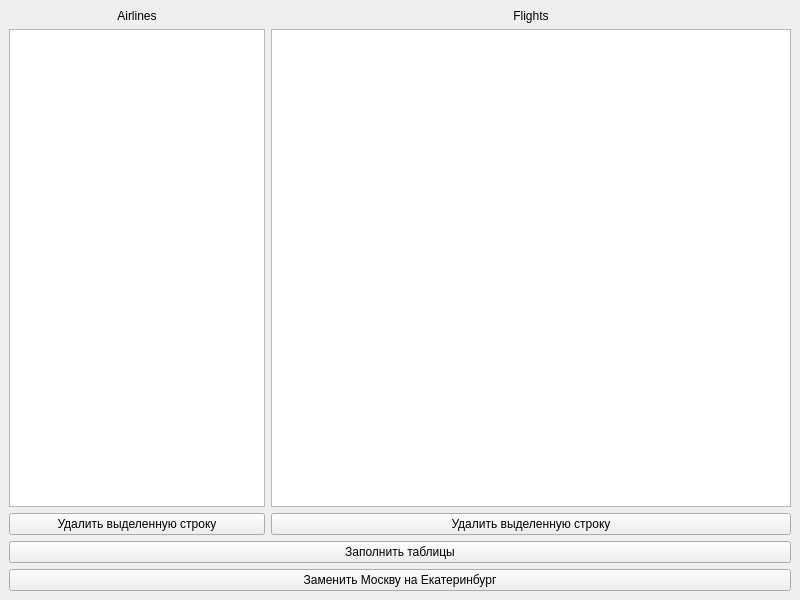
<?xml version="1.0" encoding="UTF-8"?>
<ui version="4.0">
 <class>MainWindow</class>
 <widget class="QMainWindow" name="MainWindow">
  <property name="geometry">
   <rect>
    <x>0</x>
    <y>0</y>
    <width>800</width>
    <height>600</height>
   </rect>
  </property>
  <property name="windowTitle">
   <string>MainWindow</string>
  </property>
  <widget class="QWidget" name="centralwidget">
   <layout class="QVBoxLayout" name="verticalLayout_3">
    <item>
     <layout class="QHBoxLayout" name="horizontalLayout_2">
      <item>
       <layout class="QVBoxLayout" name="verticalLayout_2">
        <item>
         <widget class="QLabel" name="label">
          <property name="text">
           <string>Airlines</string>
          </property>
          <property name="alignment">
           <set>Qt::AlignmentFlag::AlignCenter</set>
          </property>
         </widget>
        </item>
        <item>
         <widget class="QTableWidget" name="tableWidget_airlines">
          <property name="sizePolicy">
           <sizepolicy hsizetype="Fixed" vsizetype="Expanding">
            <horstretch>0</horstretch>
            <verstretch>0</verstretch>
           </sizepolicy>
          </property>
          <property name="editTriggers">
           <set>QAbstractItemView::EditTrigger::NoEditTriggers</set>
          </property>
          <property name="selectionMode">
           <enum>QAbstractItemView::SelectionMode::SingleSelection</enum>
          </property>
          <property name="selectionBehavior">
           <enum>QAbstractItemView::SelectionBehavior::SelectRows</enum>
          </property>
         </widget>
        </item>
        <item>
         <widget class="QPushButton" name="pushButton">
          <property name="text">
           <string>Удалить выделенную строку</string>
          </property>
         </widget>
        </item>
       </layout>
      </item>
      <item>
       <layout class="QVBoxLayout" name="verticalLayout">
        <item>
         <widget class="QLabel" name="label_2">
          <property name="text">
           <string>Flights</string>
          </property>
          <property name="alignment">
           <set>Qt::AlignmentFlag::AlignCenter</set>
          </property>
         </widget>
        </item>
        <item>
         <widget class="QTableWidget" name="tableWidget_flights">
          <property name="editTriggers">
           <set>QAbstractItemView::EditTrigger::NoEditTriggers</set>
          </property>
          <property name="selectionMode">
           <enum>QAbstractItemView::SelectionMode::SingleSelection</enum>
          </property>
          <property name="selectionBehavior">
           <enum>QAbstractItemView::SelectionBehavior::SelectRows</enum>
          </property>
         </widget>
        </item>
        <item>
         <widget class="QPushButton" name="pushButton_3">
          <property name="text">
           <string>Удалить выделенную строку</string>
          </property>
         </widget>
        </item>
       </layout>
      </item>
     </layout>
    </item>
    <item>
     <widget class="QPushButton" name="pushButton_2">
      <property name="text">
       <string>Заполнить таблицы</string>
      </property>
     </widget>
    </item>
    <item>
     <widget class="QPushButton" name="pushButton_4">
      <property name="text">
       <string>Заменить Москву на Екатеринбург</string>
      </property>
     </widget>
    </item>
   </layout>
  </widget>
 </widget>
 <resources/>
 <connections/>
</ui>
